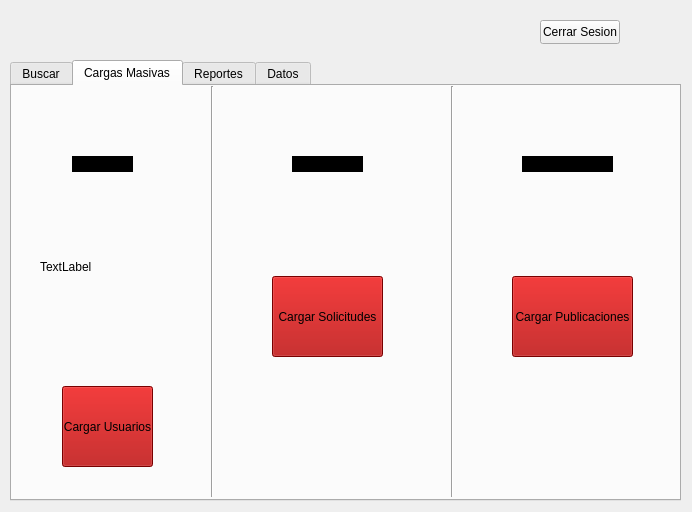
<?xml version="1.0" encoding="UTF-8"?>
<ui version="4.0">
 <class>admin</class>
 <widget class="QDialog" name="admin">
  <property name="geometry">
   <rect>
    <x>0</x>
    <y>0</y>
    <width>692</width>
    <height>512</height>
   </rect>
  </property>
  <property name="windowTitle">
   <string>Dialog</string>
  </property>
  <widget class="QTabWidget" name="tabWidget">
   <property name="geometry">
    <rect>
     <x>10</x>
     <y>60</y>
     <width>671</width>
     <height>441</height>
    </rect>
   </property>
   <property name="styleSheet">
    <string notr="true"/>
   </property>
   <property name="currentIndex">
    <number>1</number>
   </property>
   <widget class="QWidget" name="buscar">
    <attribute name="title">
     <string>Buscar</string>
    </attribute>
    <widget class="QLineEdit" name="lineEdit">
     <property name="geometry">
      <rect>
       <x>40</x>
       <y>30</y>
       <width>151</width>
       <height>24</height>
      </rect>
     </property>
    </widget>
    <widget class="QPushButton" name="pushButton">
     <property name="geometry">
      <rect>
       <x>210</x>
       <y>30</y>
       <width>80</width>
       <height>24</height>
      </rect>
     </property>
     <property name="text">
      <string>PushButton</string>
     </property>
    </widget>
    <widget class="QComboBox" name="comboBox">
     <property name="geometry">
      <rect>
       <x>430</x>
       <y>30</y>
       <width>81</width>
       <height>24</height>
      </rect>
     </property>
    </widget>
    <widget class="QPushButton" name="pushButton_2">
     <property name="geometry">
      <rect>
       <x>530</x>
       <y>30</y>
       <width>80</width>
       <height>24</height>
      </rect>
     </property>
     <property name="text">
      <string>PushButton</string>
     </property>
    </widget>
    <widget class="QLabel" name="label">
     <property name="geometry">
      <rect>
       <x>370</x>
       <y>30</y>
       <width>49</width>
       <height>16</height>
      </rect>
     </property>
     <property name="font">
      <font>
       <pointsize>11</pointsize>
      </font>
     </property>
     <property name="text">
      <string>Orden</string>
     </property>
    </widget>
    <widget class="QTableWidget" name="tableWidget">
     <property name="geometry">
      <rect>
       <x>20</x>
       <y>80</y>
       <width>611</width>
       <height>281</height>
      </rect>
     </property>
     <column>
      <property name="text">
       <string>Nombres</string>
      </property>
     </column>
     <column>
      <property name="text">
       <string>Apellidos</string>
      </property>
     </column>
     <column>
      <property name="text">
       <string>Correo</string>
      </property>
     </column>
     <column>
      <property name="text">
       <string>Nacimiento</string>
      </property>
     </column>
     <column>
      <property name="text">
       <string>Modificar</string>
      </property>
     </column>
     <column>
      <property name="text">
       <string>Eliminar</string>
      </property>
     </column>
    </widget>
   </widget>
   <widget class="QWidget" name="cargasMasivas">
    <attribute name="title">
     <string>Cargas Masivas</string>
    </attribute>
    <widget class="QPushButton" name="cargarUserbtn">
     <property name="geometry">
      <rect>
       <x>50</x>
       <y>300</y>
       <width>91</width>
       <height>81</height>
      </rect>
     </property>
     <property name="styleSheet">
      <string notr="true">gridline-color: rgb(0, 0, 0);
background-color: rgb(170, 0, 0);</string>
     </property>
     <property name="text">
      <string>Cargar Usuarios</string>
     </property>
    </widget>
    <widget class="Line" name="line">
     <property name="geometry">
      <rect>
       <x>190</x>
       <y>0</y>
       <width>20</width>
       <height>411</height>
      </rect>
     </property>
     <property name="orientation">
      <enum>Qt::Orientation::Vertical</enum>
     </property>
    </widget>
    <widget class="Line" name="line_2">
     <property name="geometry">
      <rect>
       <x>430</x>
       <y>0</y>
       <width>20</width>
       <height>411</height>
      </rect>
     </property>
     <property name="orientation">
      <enum>Qt::Orientation::Vertical</enum>
     </property>
    </widget>
    <widget class="QLabel" name="label_3">
     <property name="geometry">
      <rect>
       <x>280</x>
       <y>70</y>
       <width>71</width>
       <height>16</height>
      </rect>
     </property>
     <property name="font">
      <font>
       <family>Segoe UI Black</family>
       <bold>true</bold>
      </font>
     </property>
     <property name="styleSheet">
      <string notr="true">background-color: black;</string>
     </property>
     <property name="text">
      <string>Solicitudes</string>
     </property>
    </widget>
    <widget class="QPushButton" name="cargarSolibtn">
     <property name="geometry">
      <rect>
       <x>260</x>
       <y>190</y>
       <width>111</width>
       <height>81</height>
      </rect>
     </property>
     <property name="styleSheet">
      <string notr="true">gridline-color: rgb(0, 0, 0);
background-color: rgb(170, 0, 0);</string>
     </property>
     <property name="text">
      <string>Cargar Solicitudes</string>
     </property>
    </widget>
    <widget class="QLabel" name="label_4">
     <property name="geometry">
      <rect>
       <x>510</x>
       <y>70</y>
       <width>91</width>
       <height>16</height>
      </rect>
     </property>
     <property name="font">
      <font>
       <family>Segoe UI Black</family>
       <bold>true</bold>
      </font>
     </property>
     <property name="styleSheet">
      <string notr="true">background-color: black;</string>
     </property>
     <property name="text">
      <string>Publicaciones</string>
     </property>
    </widget>
    <widget class="QPushButton" name="cargarPublibtn">
     <property name="geometry">
      <rect>
       <x>500</x>
       <y>190</y>
       <width>121</width>
       <height>81</height>
      </rect>
     </property>
     <property name="styleSheet">
      <string notr="true">gridline-color: rgb(0, 0, 0);
background-color: rgb(170, 0, 0);</string>
     </property>
     <property name="text">
      <string>Cargar Publicaciones</string>
     </property>
    </widget>
    <widget class="QLabel" name="label_2">
     <property name="geometry">
      <rect>
       <x>60</x>
       <y>70</y>
       <width>61</width>
       <height>16</height>
      </rect>
     </property>
     <property name="font">
      <font>
       <family>Segoe UI Black</family>
       <bold>true</bold>
      </font>
     </property>
     <property name="styleSheet">
      <string notr="true">background-color: black;</string>
     </property>
     <property name="text">
      <string>Usuarios</string>
     </property>
    </widget>
    <widget class="QLabel" name="texto">
     <property name="geometry">
      <rect>
       <x>28</x>
       <y>110</y>
       <width>151</width>
       <height>141</height>
      </rect>
     </property>
     <property name="text">
      <string>TextLabel</string>
     </property>
    </widget>
   </widget>
   <widget class="QWidget" name="reportes">
    <attribute name="title">
     <string>Reportes</string>
    </attribute>
   </widget>
   <widget class="QWidget" name="datos">
    <attribute name="title">
     <string>Datos</string>
    </attribute>
    <widget class="QLabel" name="label_5">
     <property name="geometry">
      <rect>
       <x>80</x>
       <y>80</y>
       <width>301</width>
       <height>41</height>
      </rect>
     </property>
     <property name="font">
      <font>
       <pointsize>14</pointsize>
       <bold>true</bold>
      </font>
     </property>
     <property name="text">
      <string>Samuel Nehemias Coyoy Perez</string>
     </property>
    </widget>
    <widget class="QLabel" name="label_6">
     <property name="geometry">
      <rect>
       <x>80</x>
       <y>140</y>
       <width>231</width>
       <height>41</height>
      </rect>
     </property>
     <property name="font">
      <font>
       <pointsize>11</pointsize>
       <bold>true</bold>
      </font>
     </property>
     <property name="text">
      <string>Estructura de datos seccion C</string>
     </property>
    </widget>
    <widget class="QLabel" name="label_7">
     <property name="geometry">
      <rect>
       <x>80</x>
       <y>200</y>
       <width>171</width>
       <height>41</height>
      </rect>
     </property>
     <property name="font">
      <font>
       <bold>true</bold>
      </font>
     </property>
     <property name="text">
      <string>Carnet 202200198</string>
     </property>
    </widget>
   </widget>
  </widget>
  <widget class="QPushButton" name="pushButton_6">
   <property name="geometry">
    <rect>
     <x>540</x>
     <y>20</y>
     <width>80</width>
     <height>24</height>
    </rect>
   </property>
   <property name="text">
    <string>Cerrar Sesion</string>
   </property>
  </widget>
 </widget>
 <resources/>
 <connections/>
</ui>
